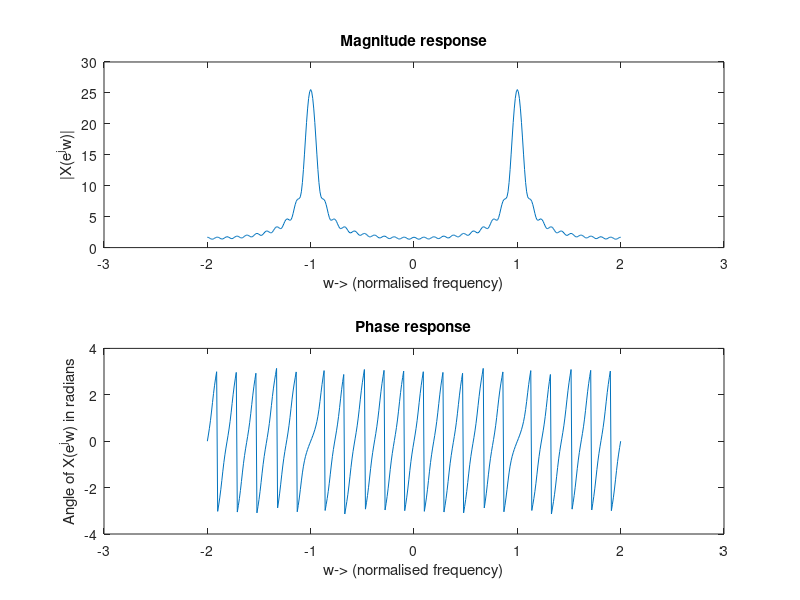

Source code (MATLAB):
clc; clear all; close all;
n=-10:10;
x=(-0.9).^n;
M=100;
k=-2*M:2*M;
w=(pi/M)*k;
W=exp(-1j*pi/M).^(n'*k);
X=x*W;
figure;
subplot(2, 1, 1);
plot(w/pi, abs(X)); xlabel('w-> (normalised frequency)'); 
ylabel('|X(e^jw)|'); title('Magnitude response');
subplot(2, 1, 2);
plot(w/pi, angle(X)); xlabel('w-> (normalised frequency)'); 
ylabel('Angle of X(e^jw) in radians'); title('Phase response');
